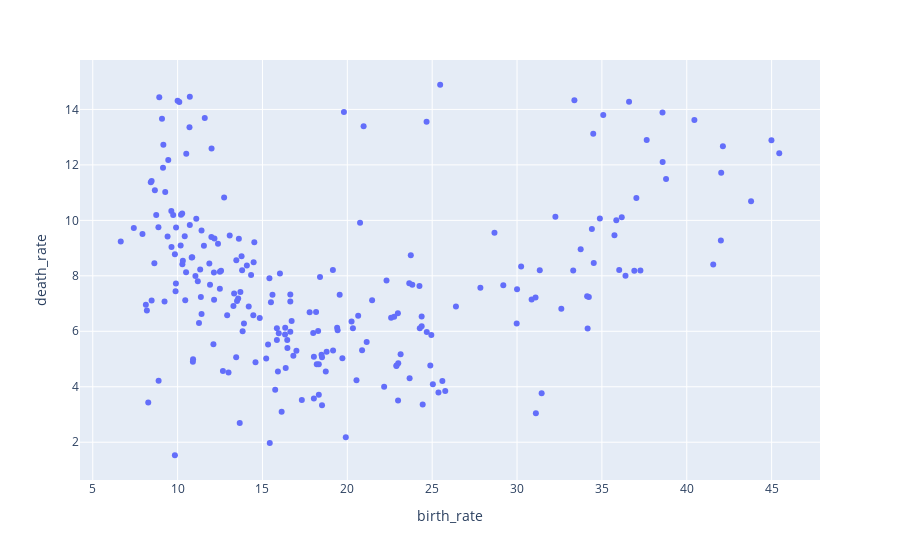

Notebook cell for this chart:
### Markdown cell above
# 9 Scatter Plot of birth_rate & dead_rate - Matplotlib

### Code cell
%matplotlib
import pandas as pd
import matplotlib.pyplot as plt
df = pd.read_excel('modified2.xlsx')
df.plot.scatter(x='birth_rate', y='death_rate', s=60, c='pink')

### Figure 1 — Plotly figure (JSON) as saved in the notebook; plotly's stock layout.template omitted (floating-point values rounded to 4 significant figures; data arrays with more than 128 entries replaced by an {"elided": "..."} marker saying what was removed)
{"data": [{"hovertemplate": "birth_rate=%{x}<br>death_rate=%{y}<extra></extra>", "legendgroup": "", "marker": {"color": "#636efa", "symbol": "circle"}, "mode": "markers", "name": "", "orientation": "v", "showlegend": false, "type": "scatter", "x": {"elided": "253 float values"}, "xaxis": "x", "y": {"elided": "253 float values"}, "yaxis": "y"}], "layout": {"legend": {"tracegroupgap": 0}, "margin": {"t": 60}, "xaxis": {"anchor": "y", "domain": [0, 1], "title": {"text": "birth_rate"}}, "yaxis": {"anchor": "x", "domain": [0, 1], "title": {"text": "death_rate"}}}}
